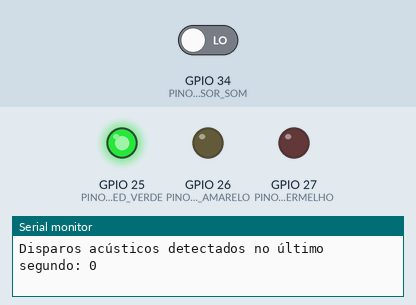
The program below on a simulated ESP32. Parts: output pins drawn as LEDs (lit = HIGH), the last lines printed to the serial monitor. Dashed ring = blinking. Inputs (shaded band) come from the test bench; at power-on: GPIO 34 (PINO_SENSOR_SOM) LOW.

Above: at 1.7 s.
1.8 s: GPIO 34 (PINO_SENSOR_SOM) driven HIGH
At 3.3 s:
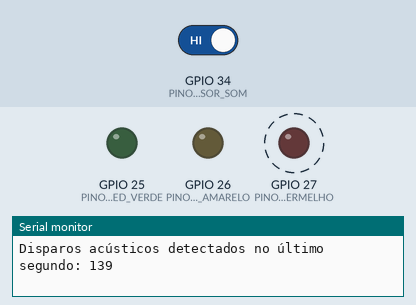
4.8 s: GPIO 34 (PINO_SENSOR_SOM) driven LOW
At 4.96 s:
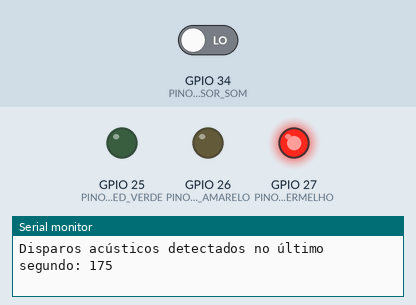
Timing chart, 0 to 7.8 s (numbered marks = the images above; inputs shaded):
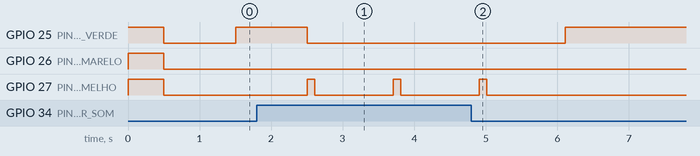

Measured:
- after the input at 1.8 s, GPIO 25 (PINO_LED_VERDE): HIGH → LOW after 0.71 s; GPIO 27 (PINO_LED_VERMELHO): alternates HIGH for 0.10 s and LOW for 1.1 s, starting after 0.71 s
- after the input at 4.8 s, GPIO 25 (PINO_LED_VERDE): LOW → HIGH after 1.3 s; GPIO 27 (PINO_LED_VERMELHO): goes on until 5.0 s, then stays LOW

The program:

main.cpp
```cpp
/**
 * ==============================================================================
 * PROJETO: NoiseLight - Semáforo do Barulho
 * FEIRA DE ROBÓTICA E CIÊNCIAS - 6º ANO DO ENSINO FUNDAMENTAL
 * ==============================================================================
 *
 * Descrição:
 * Este firmware roda em uma placa ESP32 DevKit V1 e atua como um monitor de ruído
 * inteligente para salas de aula. Através de um sensor de som (microfone com saída
 * digital D0), ele conta a quantidade de pulsos acústicos durante 1 segundo e
 * classifica o volume da sala nas cores padrão de um semáforo:
 *
 *   - VERDE:    Ambiente Silencioso (< 2 pulsos/s) -> Ideal para concentração
 *   - AMARELO:  Barulho Moderado (2 a 14 pulsos/s)  -> Ponto de atenção
 *   - VERMELHO: Barulho Alto (>= 15 pulsos/s)      -> Alerta piscante!
 *
 * Conexões dos Pinos:
 *   - GPIO 34: Entrada digital (D0 do Módulo Sensor de Som)
 *   - GPIO 25: Saída digital para o LED Verde (com resistor de 220 Ohms)
 *   - GPIO 26: Saída digital para o LED Amarelo (com resistor de 220 Ohms)
 *   - GPIO 27: Saída digital para o LED Vermelho (com resistor de 220 Ohms)
 * ==============================================================================
 */

#include <Arduino.h>

// --- MAPEAMENTO DOS PINOS DE ENTRADA E SAÍDA (PINOUT) ---
const int PINO_SENSOR_SOM = 34; // Entrada digital ligada no D0 do sensor de som
const int PINO_LED_VERDE   = 25; // Controle do LED Verde (Silêncio)
const int PINO_LED_AMARELO = 26; // Controle do LED Amarelo (Atenção)
const int PINO_LED_VERMELHO= 27; // Controle do LED Vermelho (Alerta)

// --- PARÂMETROS E LIMITES DE CALIBRAÇÃO DO SEMÁFORO ---
const int LIMIAR_SILENCIO = 2;   // Abaixo deste valor, permanece Verde
const int LIMIAR_MODERADO = 15;  // De 2 a 14 é Amarelo; a partir de 15 é Vermelho
const unsigned long JANELA_AMOSTRAGEM_MS = 1000; // Tempo de observação (1 segundo)

// --- PROTÓTIPOS DAS FUNÇÕES AUXILIARES ---
void atualizarSemaforo(int disparosDeRuido);
void acenderSomenteVerde();
void acenderSomenteAmarelo();
void alertarVermelhoPiscando();
void desligarTodosLeds();

/**
 * Função de Inicialização (executada 1 vez na inicialização da placa)
 */
void setup() {
  // Inicia a comunicação serial para vermos os dados no computador
  Serial.begin(115200);

  // Configura o pino do sensor como ENTRADA de sinal
  pinMode(PINO_SENSOR_SOM, INPUT);

  // Configura os pinos dos LEDs como SAÍDA de corrente elétrica
  pinMode(PINO_LED_VERDE, OUTPUT);
  pinMode(PINO_LED_AMARELO, OUTPUT);
  pinMode(PINO_LED_VERMELHO, OUTPUT);

  // Teste inicial rápido dos LEDs na inicialização
  digitalWrite(PINO_LED_VERDE, HIGH);
  digitalWrite(PINO_LED_AMARELO, HIGH);
  digitalWrite(PINO_LED_VERMELHO, HIGH);
  delay(500);
  desligarTodosLeds();

  Serial.println("================================================");
  Serial.println("  NoiseLight - Semáforo do Barulho Inicializado  ");
  Serial.println("================================================");
}

/**
 * Função Principal de Execução Contínua (Loop Infinito)
 */
void loop() {
  int contadorDeRuido = 0;
  unsigned long tempoInicio = millis();

  // O ESP32 monitora o microfone durante exatamente 1 segundo
  while (millis() - tempoInicio < JANELA_AMOSTRAGEM_MS) {
    // Quando o sensor detecta som acima da sensibilidade regulada, seu pino D0 vai a HIGH
    if (digitalRead(PINO_SENSOR_SOM) == HIGH) {
      contadorDeRuido++;
      // Pequena pausa (5ms) para filtrar repiques e ecos do mesmo ruído (Debounce)
      delay(5);
    }
  }

  // Envia a telemetria serial para exibição no computador
  Serial.print("Disparos acústicos detectados no último segundo: ");
  Serial.println(contadorDeRuido);

  // Aplica a lógica pedagógica de decisão do semáforo
  atualizarSemaforo(contadorDeRuido);
}

/**
 * Controla os LEDs conforme o número de disparos detectados
 * @param disparos Quantidade de pulsos sonoros no intervalo de 1s
 */
void atualizarSemaforo(int disparos) {
  if (disparos < LIMIAR_SILENCIO) {
    // Nível Baixo: Sala tranquila e silenciosa
    acenderSomenteVerde();
  }
  else if (disparos >= LIMIAR_SILENCIO && disparos < LIMIAR_MODERADO) {
    // Nível Moderado: Conversa normal ou trabalho em grupo
    acenderSomenteAmarelo();
  }
  else {
    // Nível Elevado: Barulho excessivo ou gritaria
    alertarVermelhoPiscando();
  }
}

/**
 * Acende apenas o LED Verde e apaga os demais
 */
void acenderSomenteVerde() {
  digitalWrite(PINO_LED_VERDE, HIGH);
  digitalWrite(PINO_LED_AMARELO, LOW);
  digitalWrite(PINO_LED_VERMELHO, LOW);
}

/**
 * Acende apenas o LED Amarelo e apaga os demais
 */
void acenderSomenteAmarelo() {
  digitalWrite(PINO_LED_VERDE, LOW);
  digitalWrite(PINO_LED_AMARELO, HIGH);
  digitalWrite(PINO_LED_VERMELHO, LOW);
}

/**
 * Pisca o LED Vermelho em sinal de alerta sonoro
 */
void alertarVermelhoPiscando() {
  digitalWrite(PINO_LED_VERDE, LOW);
  digitalWrite(PINO_LED_AMARELO, LOW);

  // Efeito estroboscópico de atenção
  digitalWrite(PINO_LED_VERMELHO, HIGH);
  delay(100);
  digitalWrite(PINO_LED_VERMELHO, LOW);
  delay(100);
}

/**
 * Desliga todos os LEDs
 */
void desligarTodosLeds() {
  digitalWrite(PINO_LED_VERDE, LOW);
  digitalWrite(PINO_LED_AMARELO, LOW);
  digitalWrite(PINO_LED_VERMELHO, LOW);
}
```
